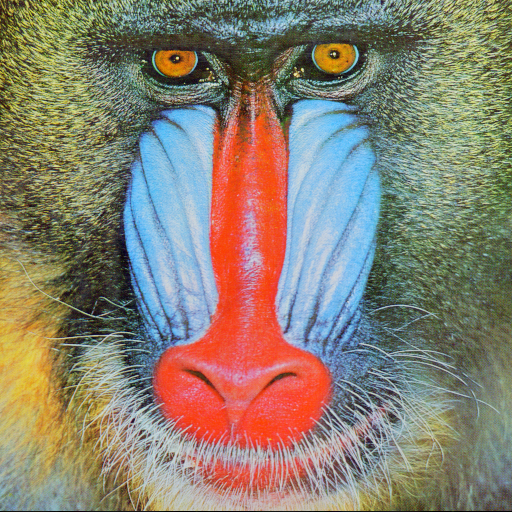
#> input picture Devil/images/baboon.tiff, 512 x 512 px
$ python image_ops.py ../../../Devil/images/baboon.tiff
#> lines starting #> are read from the running program, lines starting #| are printed output that depends on the picture
# Python: load Imge file and Image using Pillow
# 2025-04-10  K.OHWADA

# https://pillow.readthedocs.io/en/stable/handbook/tutorial.html

import os, sys
from PIL import Image, ImageOps

SIZE = (100, 150)

def image_ops(fpath):
#> called with fpath = '../../../Devil/images/baboon.tiff'
	name, ext = os.path.splitext(fpath)
	prefix =  "pil_tutorial_image_ops_"
	fname_contain = prefix + "contain_" + name + ext
	print(fname_contain)
	fname_cover = prefix  + "cover_"+name + ext
	print(fname_cover)
	fname_fit = prefix  + "fit_" +name + ext
	print(fname_fit)
	fname_pad = prefix  + "pad_" +name + ext
	print(fname_pad)
	fname_thumbnail = prefix + "thumbnail_"  +name + ext
	print(fname_thumbnail)
	with Image.open(fpath) as im:
#> im is the input picture: PIL image 512x512 RGB; mean R, G, B 137.4, 128.9, 113.1
		ImageOps.contain(im, SIZE).save(fname_contain)
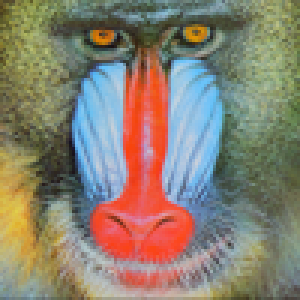
#> saved as baboon.tiff: PIL image 100x100 RGB (shown 3 times larger); mean R, G, B 137.5, 128.9, 113.2
		ImageOps.fit(im, SIZE).save(fname_fit)
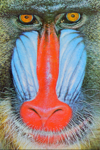
#> saved as baboon.tiff: PIL image 100x150 RGB; mean R, G, B 140.6, 126.7, 123.7
		ImageOps.pad(im, SIZE, color="#f00").save(	fname_pad)
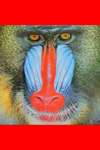
#> saved as baboon.tiff: PIL image 100x150 RGB; mean R, G, B 176.6, 86, 75.5

# AttributeError: module 'PIL.ImageOps' has no attribute 'cover'
		# ImageOps.cover(im, SIZE).save(fname_cover)

    # thumbnail() can also be used,
    # but will modify the image object in place
		im.thumbnail(SIZE)
#> im: PIL image 100x100 RGB

		im.save(fname_thumbnail)
# end


# main
args = sys.argv
argc = len(args)
script = args[0]

if argc < 2:
	print("Usage: python %s  <image filepath>" % script)
	exit()
# end

fpath = args[1]
image_ops(fpath)

$ run again, on Devil/images/vegetables.jpg
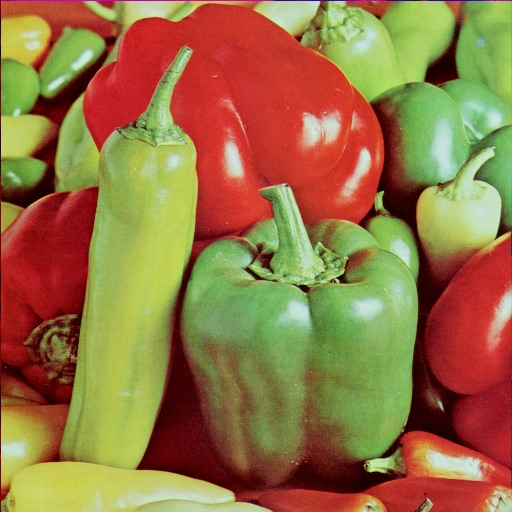
#> input picture Devil/images/vegetables.jpg, 512 x 512 px
#> in image_ops, im is the input picture: PIL image 512x512 RGB; mean R, G, B 150.1, 115.5, 67
#> in image_ops, `ImageOps.fit(im, SIZE).save(fname_fit)`:
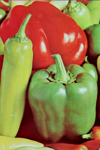
#> saved as vegetables.jpg: PIL image 100x150 RGB; mean R, G, B 151.3, 120.4, 68.8
#> in image_ops, `ImageOps.pad(im, SIZE, color="#f00").save(	fname_pad)`:
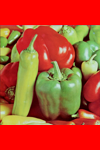
#> saved as vegetables.jpg: PIL image 100x150 RGB; mean R, G, B 185.1, 77.1, 44.7
#> im: PIL image 100x100 RGB
